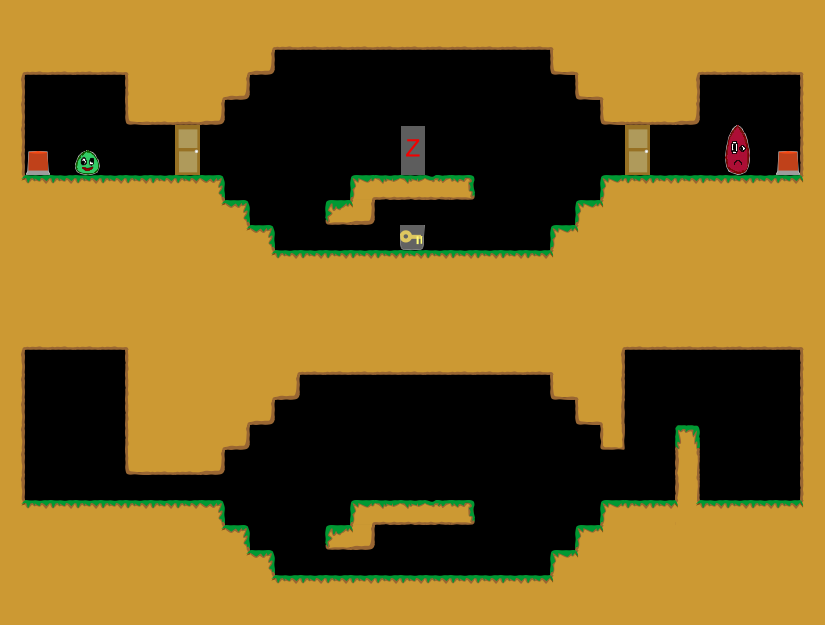

Tiled map render using the project's own tile images. Description and the map definition, with tile-layer contents summarised, below:
An orthogonal 33x25 tile map with 25x25 px tiles, 1 tile layer (Kachelebene 1).

<map version="1.0" orientation="orthogonal" width="33" height="25" tilewidth="25" tileheight="25">
 <tileset firstgid="1" name="Tileset" tilewidth="25" tileheight="25">
  <image source="../../../img/Tileset.png" width="400" height="250" />
 </tileset>
 <layer name="Kachelebene 1" width="33" height="25">
  <data>[825 cells, 521 non-empty, 33 distinct tile ids]</data>
 </layer>
</map>
